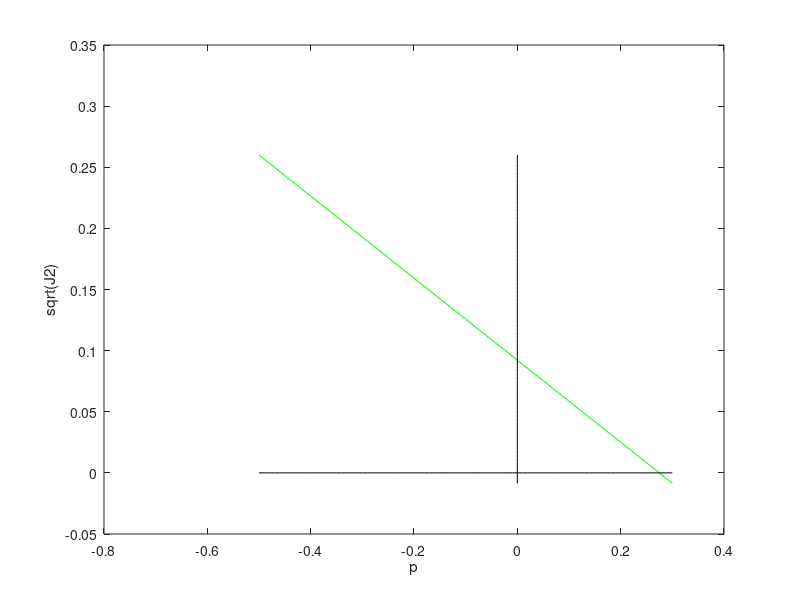

Here is the MATLAB script that generated this plot: (Note: this script raises an error after producing the figure.)

clear;

par = struct();

% elastic
par.E = 100;
par.nu = 0.2;

E = par.E;
nu = par.nu;
De = E/(1+nu)/(1-2*nu) * [...
1-nu, nu, nu, 0, 0, 0;
nu, 1-nu, nu, 0, 0, 0;
nu, nu, 1-nu, 0, 0, 0;
0, 0, 0, 0.5-nu, 0, 0;
0, 0, 0, 0, 0.5-nu, 0;
0, 0, 0, 0, 0, 0.5-nu;
];

% DP
par.c0 = 0.1;

friction_angle = 20 / 180 * pi;
dilation_angle = 10 / 180 * pi;
% outer approx.
% par.eta    = 6/sqrt(3) * sin(friction_angle) / (3-sin(friction_angle));
% par.etabar = 6/sqrt(3) * sin(dilation_angle) / (3-sin(dilation_angle));
% par.xi     = 6/sqrt(3) * cos(friction_angle) / (3-sin(friction_angle));
% plain-strain approx.
par.eta    = 3 * tan(friction_angle) / sqrt(9 + 12*tan(friction_angle)^2);
par.etabar = 3 * tan(dilation_angle) / sqrt(9 + 12*tan(dilation_angle)^2);
par.xi     = 3 / sqrt(9 + 12*tan(friction_angle)^2);

% Cap
par.ptens = par.xi / par.eta * par.c0;
par.M = par.eta * sqrt(3);
par.beta = 0.25;
par.Hcap = 10;

if 0
    % set initial cap position at zero pressure
    % i.e. not compacted
    par.a0 = par.ptens / (1+par.beta);
else
    % assign inital cap position
    p0 = -0.1;
    par.a0 = (par.ptens-p0) / (1+par.beta);
end

% 
epsEP = zeros(6,1);
epsE = zeros(6,1);
epbar = 0;
alpha = 0;
sigma = zeros(6,1);
a = par.a0;

if 1
    hfig = figure;
    
    % plot DP envelop
    pp = -0.5:0.01:0.3;
    qq = -par.eta*pp + par.xi*par.c0;
    plot(pp,qq,'g-', pp,zeros(size(pp)),'k-', zeros(size(qq)),qq,'k-');
    xlabel('p'); ylabel('sqrt(J2)'); % ylabel('$$\sqrt{J_2}$$', 'Interpreter','latex');
    
    hold on;
    
    % plot cap
    plotCap(par, a, 'r-');
    
    % plot initial stress
    [p,s] = voigt3dPressShear(sigma);
    sj2 = sqrt(voigt3dJ2(s));
    plot(p,sj2,'x');
    
    hold off;
    % return;
end


% isotropic consolidation
if 1
    % testDPCIsoConsolidate;
end

% uniaxial strain
if 1
    testDPC3dUniaxialStrain;
end

% triaxial test
if 1
    % testDPCTriaxialShear;
end
